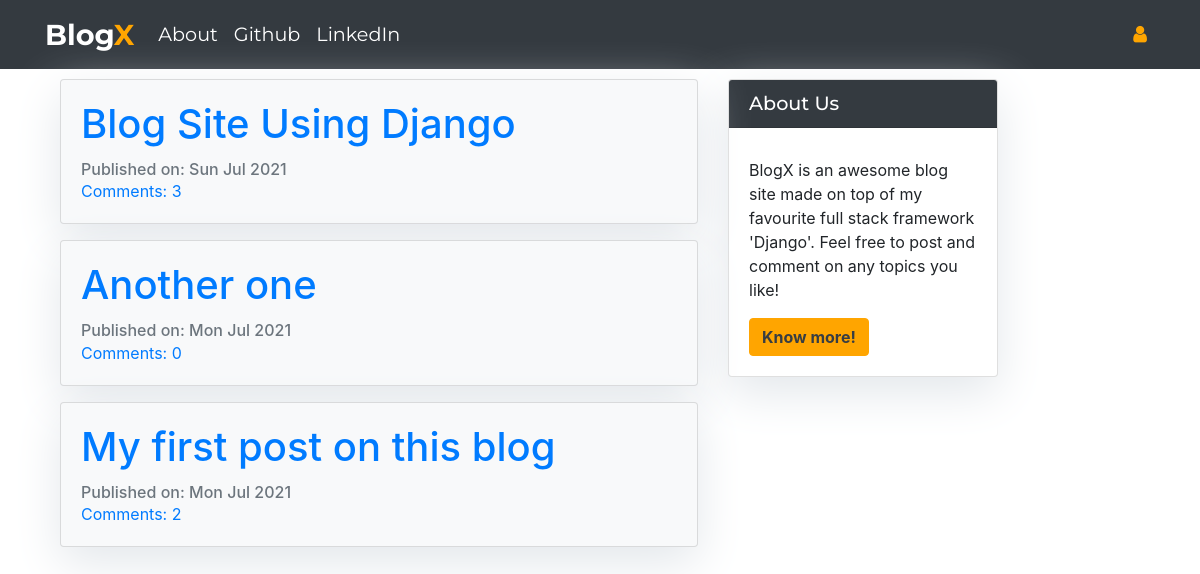
The page / on the database its author committed.
### blog/models.py (models this page shows, shortened)
class Post(models.Model):
    author = models.ForeignKey('auth.User',on_delete=models.CASCADE)
    title = models.CharField(max_length=200)
    text = RichTextField(blank=True,null=True)
    created_date = models.DateTimeField(default=timezone.now)
    published_date = models.DateTimeField(blank=True, null=True)
    def approve_comments(self):
        return self.comments.filter(approved_comment=True)

### blog/views.py (the view)
# urls.py: path('',views.PostListView.as_view(),name='post_list'),
class PostListView(ListView):
    model = Post
    def get_queryset(self):
        return Post.objects.filter(published_date__lte=timezone.now()).order_by('-published_date')

### blog/templates/blog/post_list.html
{% extends 'blog/base.html' %}
{% block content %}
<div class="centerstage">
    {% for post in post_list %}
        <div class="post">
          <div class="zoom">
            <div class="card bg-light mb-3">
              <div class="card-body">
                <h1 class="card-title"><a href="{% url 'post_detail' pk=post.pk %}">{{ post.title }}</a></h1>
                <div class="date">
                  <p class="card-text text-muted h6">Published on: {{ post.published_date|date:"D M Y"}}</p>
                </div>
                <a href="{% url 'post_detail' pk=post.pk %}">Comments: {{ post.approve_comments.count }}</a>
              </div>
            </div>
          </div>
        </div>
    {% endfor %}
</div>
{% endblock %}

### blog/templates/blog/base.html (shortened to what this page needs)
<!DOCTYPE html>
{% load static %}
<html>
  <head>
    <link rel="stylesheet" href="https://stackpath.bootstrapcdn.com/bootstrap/4.1.3/css/bootstrap.min.css"
>
    <link href="https://maxcdn.bootstrapcdn.com/font-awesome/4.7.0/css/font-awesome.min.css" rel="stylesheet">
    <link rel="stylesheet" href="{% static 'css1/blog1.css' %}">
  </head>
  <body class='loader'>
    <nav class="navbar navbar-expand-lg bg-dark techfont">
      <div class="container">
        <div class="navbar-nav align-items-center">
          <a class="navbar-brand bigbrand" href="{% url 'post_list' %}"><b>Blog<span style='color:orange'>X</span>
          </b></a>
          <a class="nav-item nav-link changeit" href="{% url 'about' %}">About</a>
          <a class="nav-item nav-link changeit" href="https://www.github.com">Github</a>
          <a class="nav-item nav-link changeit" href="https://www.linkedin.com">LinkedIn</a>
        </div>
        <div class="navbar-nav align-items-center ml-auto">
          {% if user.is_authenticated %}
            <a class="nav-item nav-link changeit" href="{% url 'post_new' %}">New Post</a>
            <a class="nav-item nav-link changeit" href="{% url 'post_draft_list' %}">Drafts</a>
            <a class="nav-item nav-link changeit" href="{% url 'logout' %}">Log out</a>
            <a><span style='color:orange'><b>Welcome: </b></span>{{ user.username }}</a>
          {% else %}
            <a class="nav-item nav-link changeit" href="{% url 'login' %}" aria-label="Login">
              <span class="fa fa-user" style="color:orange" aria-hidden="true"></span></a>
          {% endif %}
        </div>
      </div>
    </nav>
{% block right_panel %}
  <div class="col-md-3 float-right side">
    <div class="card">
      <h5 class="card-header bg-dark techfont">About Us</h5>
        <div class="card-body">
          <p class="card-text">BlogX is an awesome blog site made on top of my favourite full stack framework 'Django'.
                               Feel free to post and comment on any topics you like!</p>
          <a href="https://docs.djangoproject.com/en/3.2/" class="btn btn-danger"><span style='color:#373d43'><b>Know more!</b></span></a>
        </div>
      </div>
    </div>
{% endblock %}
      <div class="content container">
        <div class="row">
          <div class="col-md-12">
            <div class="blog_posts">
              {% block content %}
              {% endblock %}
            </div>
          </div>
        </div>
      </div>
    </body>
</html>

### blog/static/css1/blog1.css (style rules this page uses)
.techfont { font-family: 'Montserrat', sans-serif; font-size: 1.2em; margin-bottom: 10px; color: white; }
.centerstage { margin-left: auto; margin-right: auto; }
.bigbrand { font-size: 1.5em; color: white; }
.zoom { transition: transform .2s; }
.changeit { color:white; }
.card { box-shadow: 0 16px 48px #E3E7EB; }
.side { margin-right: 187px; }
.btn-danger { background: orange !important; border-color: orange !important; }

### rows shown on the page
Post: title "Blog Site Using Django", published_date "Sun Jul 2021", approve_comments.count "3"
Post: title "Another one", published_date "Mon Jul 2021", approve_comments.count "0"
Post: title "My first post on this blog", published_date "Mon Jul 2021", approve_comments.count "2"
